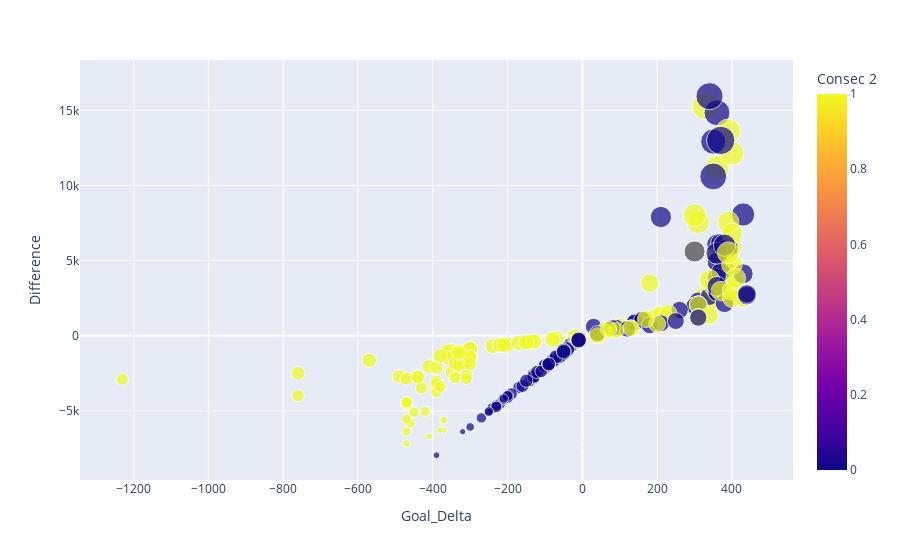

The notebook cell this image was saved under:
### Code cell
# plt.plot(df['Difference']);
# fig = go.Figure(
#     data=[go.Scatter(y=df['Goal_Delta'], x=df['Goal_Diff_Perc'])]
# )
# fig.show()

fig = px.scatter(df,x='Goal_Delta', y='Difference', color="Consec 2",size='Diff_Scale_Norm')
fig.show()

### Figure 1 — Plotly figure (JSON) as saved in the notebook; plotly's stock layout.template omitted (floating-point values rounded to 4 significant figures; data arrays with more than 128 entries replaced by an {"elided": "..."} marker saying what was removed)
{"data": [{"hoverlabel": {"namelength": 0}, "hovertemplate": "Goal_Delta=%{x}<br>Difference=%{y}<br>Diff_Scale_Norm=%{marker.size}<br>Consec 2=%{marker.color}", "legendgroup": "", "marker": {"color": {"elided": "212 int values"}, "coloraxis": "coloraxis", "size": {"elided": "212 float values"}, "sizemode": "area", "sizeref": 0.0025, "symbol": "circle"}, "mode": "markers", "name": "", "showlegend": false, "type": "scatter", "x": {"elided": "212 int values"}, "xaxis": "x", "y": {"elided": "212 int values"}, "yaxis": "y"}], "layout": {"coloraxis": {"colorbar": {"title": {"text": "Consec 2"}}, "colorscale": [[0, "#0d0887"], [0.1111, "#46039f"], [0.2222, "#7201a8"], [0.3333, "#9c179e"], [0.4444, "#bd3786"], [0.5556, "#d8576b"], [0.6667, "#ed7953"], [0.7778, "#fb9f3a"], [0.8889, "#fdca26"], [1, "#f0f921"]]}, "legend": {"itemsizing": "constant", "tracegroupgap": 0}, "margin": {"t": 60}, "xaxis": {"anchor": "y", "domain": [0, 1], "title": {"text": "Goal_Delta"}}, "yaxis": {"anchor": "x", "domain": [0, 1], "title": {"text": "Difference"}}}}
